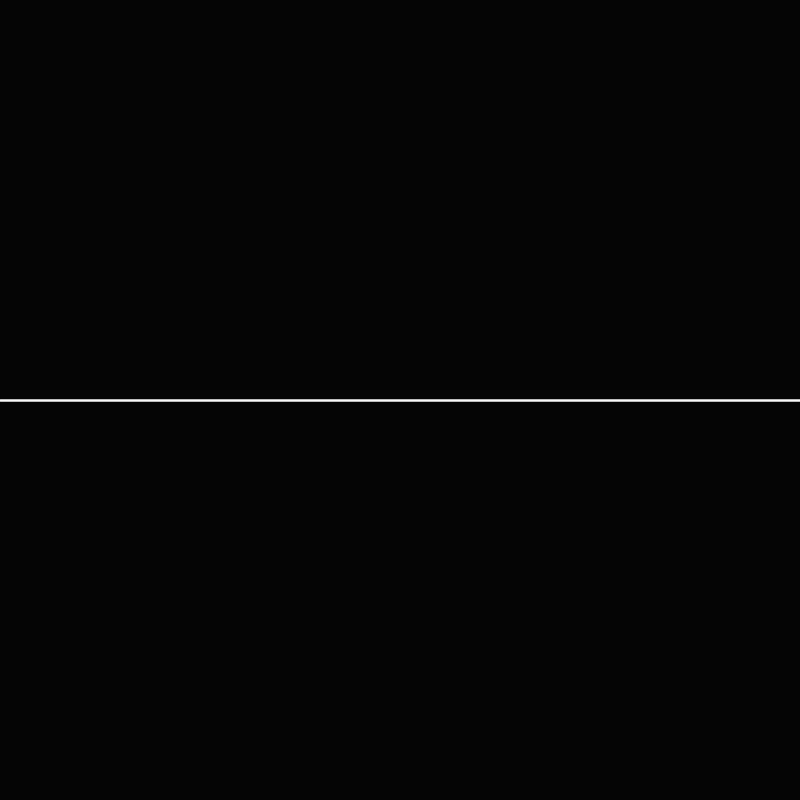
Frame 1 (no input)
Frame 60 (the mouse pressed at the canvas centre just before this capture): identical to frame 1, image omitted
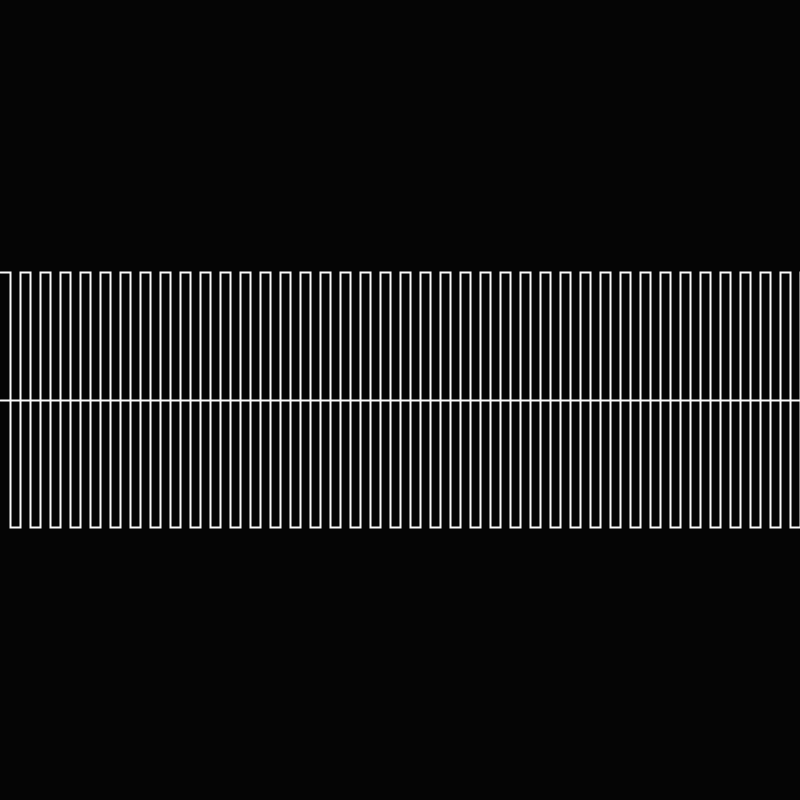
Frame 120 (the mouse held since frame 60 and released just before this capture)

The Processing sketch that drew these frames (run headless with seeded random() and noise(); from frame 60 on, the mouse is pressed at the canvas centre):

// Processing sketch: processing_110441
// ── processing_110441.pde

//a visualizer-esque graph that responds to an input 
//(in this case the mouse-coordinates)
//move mouse from corner to corner to see effect

void setup() {
  size(800, 800);
}


void draw() {


  int x=mouseY;
  int y=mouseX;
  float z=random(.5);
  background(5);
  stroke(250);
  strokeWeight(2);
  noFill();
  beginShape();

  for (int a=0; a<=width; a+=20) {

    vertex(a, height/2-x*z);
    vertex(a+10, height/2-x*z);
    vertex(a+10, height/2+y*z);
    vertex(a+20, height/2+y*z);
  }
  endShape();

  line(0, height/2, width, height/2);
}
